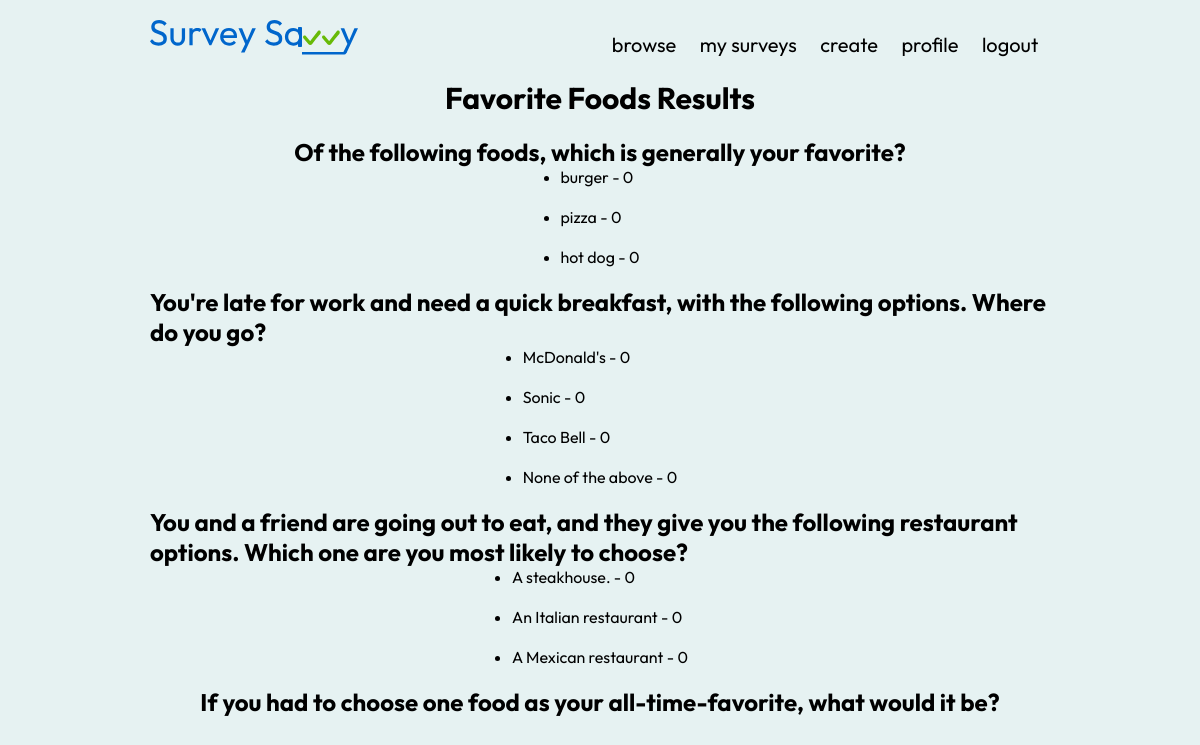
/private/surveystats.php?survey_id=1 (signed in), run on the app's committed database.
### tables this page shows
CREATE TABLE `survey` (
survey_id INT AUTO_INCREMENT,
creator_id INT NOT NULL,
title VARCHAR(60) NOT NULL,
PRIMARY KEY(survey_id),
FOREIGN KEY(creator_id) REFERENCES `user`(user_id)
);

CREATE TABLE `question_option` (
option_id INT AUTO_INCREMENT,
question_id INT NOT NULL,
option_type VARCHAR(30) NOT NULL,
option_text VARCHAR(255),
PRIMARY KEY (option_id),
FOREIGN KEY (question_id) REFERENCES `question`(question_id)
);

CREATE TABLE `question` (
question_id INT AUTO_INCREMENT,
survey_id INT NOT NULL,
question_text VARCHAR(255) NOT NULL,
response_type VARCHAR(30) NOT NULL,
PRIMARY KEY(question_id),
FOREIGN KEY (survey_id) REFERENCES `survey`(survey_id)
);

### private/surveystats.php (the view, shortened to what this page needs)
<!DOCTYPE html>
<html lang="en">
<head>
    <link href="../css/private.surveystats.css" rel="stylesheet" type="text/css">
</head>
<body>
    <?php
    include "../shared/navbar.php";
    require_once '../includes/dbc.inc.php';
    $survey_id = $_GET['survey_id'];
    $sql_get_title = "SELECT title FROM survey WHERE survey_id = " . $survey_id;
    $titleRes = mysqli_query($conn, $sql_get_title);
    $title = mysqli_fetch_assoc($titleRes);
    echo "<h1>" . $title["title"] . " Results</h1>";
    echo "<div class='stats-container'>";
    $sql_get_questions = "SELECT * FROM question
    INNER JOIN question_option on question.question_id = question_option.question_id
    WHERE survey_id = " . $survey_id . " ORDER BY question.question_id ASC, option_id ASC";
    $result = mysqli_query($conn, $sql_get_questions);
    $curQuestionId = -1;
    $newQuestion = true;
    $inMultipleChoice = false;
    while ($row = mysqli_fetch_assoc($result))
    {
        if ($curQuestionId !== $row['question_id']) {
            $curQuestionId = $row['question_id'];
            $newQuestion = true;
            if ($inMultipleChoice === true) {
                echo "</ul>";
                $inMultipleChoice = false;
            }
        }
        if ($newQuestion) {
            echo "<h3>" . $row['question_text'] . "</h3>";
            $newQuestion = false;
        }
        if ($row['response_type'] === "free-response") {
            $newQuestion = true;
        }
        elseif ($row['response_type'] === "multiple-choice") {
            if ($inMultipleChoice === true) {
                echo "<li>" . $row["option_text"];
            } else {
                echo "<ul>";
                echo "<li>" . $row["option_text"];
                $inMultipleChoice = true;
            }
            $optionResult = getMultipleChoiceResponses($conn, $survey_id, $curQuestionId, $row['option_id']);
            $optionCount = mysqli_fetch_assoc($optionResult);
            echo " - " . $optionCount["option_count"] . "</li>";
        }
        echo "<br>";
    }
    echo "</div>";
    function getMultipleChoiceResponses($conn, $survey_id, $question_id, $option_id)
    {
        $sql_get_responses = "SELECT COUNT(*) AS option_count FROM response WHERE survey_id = " . $survey_id .
            " AND question_id = " . $question_id . " AND option_id = " . $option_id;
        $result = mysqli_query($conn, $sql_get_responses);
        return $result;
    }
    ?>
</body>
</html>

### shared/navbar.php
<?php
$httpProtocol = !isset($_SERVER['HTTPS']) || $_SERVER['HTTPS'] != 'on' ? 'http' : 'https';
$base = $httpProtocol . '://' . $_SERVER['HTTP_HOST'] . '/';
$publicNav = " <nav class='navbar'>
    <a href=" . $base . "public/home.php>" . "
    <img src='../img/logo-name.svg' alt='logo with name'></a>
    <div class='nav-links'>" .
    formatLink("./login.php", "login") .
    formatLink("./register.php", "register") . "</div></nav>";
$privateNav = " <nav class='navbar'>
    <a href=" . $base . "private/home.php>" . "
    <img src='../img/logo-name.svg' alt='logo with name'></a>
    <div class='nav-links'>" .
    formatLink("./browsesurveys.php", "browse") .
    formatLink("./mysurveys.php", "my surveys") .
    formatLink("./creationForm.php", "create") .
    formatLink("./profile.php", "profile") .
    formatLink("../includes/logout.inc.php", "logout") .
    "</div></nav>";
if (!isset($_SESSION['loggedin'])) {
    echo $publicNav;
} else {
    echo $privateNav;
}
function formatLink($href, $text)
{
    return "<a class='link' href='" . $href . "'>" .
        $text . "</a>";
}

### css/private.surveystats.css (style rules this page uses)
.stats-container { margin: 20px auto; max-width: 900px; display: flex; flex-direction: column; align-items: center; }
h1 { text-align: center; font-size: 30px; margin-top: 10px; }
h3 { font-size: 24px; }

### css/global.css (style rules this page uses)
* { font-family: "Outfit", sans-serif; font-size: 16px; -webkit-font-smoothing: antialiased; -moz-osx-font-smoothing: grayscale; margin: 0; padding: 0; box-sizing: border-box; }
body { background-color: #e6f2f2; }
nav { display: flex; justify-content: space-between; margin: 20px auto; max-width: 900px; }
.nav-links { display: flex; justify-content: space-around; align-items: flex-end; width: 50%; }
.link { text-decoration: none; color: inherit; font-size: 20px; padding-bottom: 2px; }

### data on the page
survey: title "Favorite Foods"
question_option: question.question_text "Of the following foods, which is generally your favorite?", option_text "burger", option_count "0"
question_option: option_text "pizza", option_count "0"
question_option: option_text "hot dog", option_count "0"
question_option: question.question_text "You're late for work and need a quick breakfast, with the following options. Where do you go?", option_text "McDonald's", option_count "0"
question_option: option_text "Sonic", option_count "0"
question_option: option_text "Taco Bell", option_count "0"
question_option: option_text "None of the above", option_count "0"
question_option: question.question_text "You and a friend are going out to eat, and they give you the following restaurant options. Which one are you most likely to choose?", option_text "A steakhouse.", option_count "0"
question_option: option_text "An Italian restaurant", option_count "0"
question_option: option_text "A Mexican restaurant", option_count "0"
question_option: question.question_text "If you had to choose one food as your all-time-favorite, what would it be?"

### other printed values
$text "browse my surveys create profile logout"
